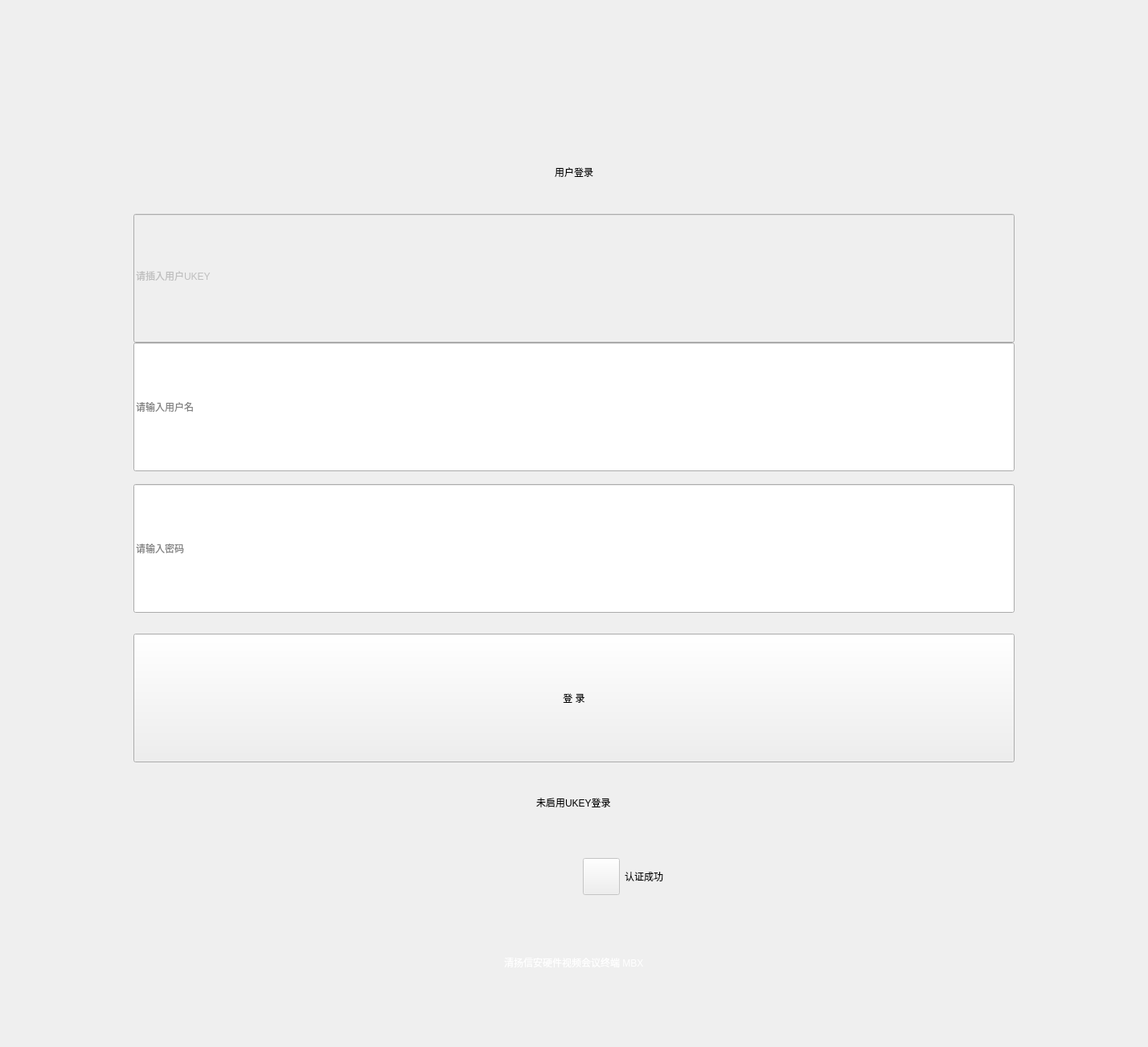
<?xml version="1.0" encoding="UTF-8"?>
<ui version="4.0">
 <class>CUserLoginClass</class>
 <widget class="QWidget" name="CUserLoginClass">
  <property name="geometry">
   <rect>
    <x>0</x>
    <y>0</y>
    <width>1428</width>
    <height>1302</height>
   </rect>
  </property>
  <property name="windowTitle">
   <string>CUserLogin</string>
  </property>
  <property name="styleSheet">
   <string notr="true"/>
  </property>
  <property name="windowFilePath">
   <string/>
  </property>
  <layout class="QHBoxLayout" name="horizontalLayout_2">
   <property name="spacing">
    <number>0</number>
   </property>
   <property name="leftMargin">
    <number>0</number>
   </property>
   <property name="topMargin">
    <number>0</number>
   </property>
   <property name="rightMargin">
    <number>0</number>
   </property>
   <property name="bottomMargin">
    <number>0</number>
   </property>
   <item>
    <widget class="QWidget" name="winWidget" native="true">
     <property name="styleSheet">
      <string notr="true"/>
     </property>
     <layout class="QHBoxLayout" name="horizontalLayout">
      <property name="spacing">
       <number>0</number>
      </property>
      <property name="leftMargin">
       <number>0</number>
      </property>
      <property name="topMargin">
       <number>0</number>
      </property>
      <property name="rightMargin">
       <number>0</number>
      </property>
      <property name="bottomMargin">
       <number>0</number>
      </property>
      <item>
       <widget class="QWidget" name="bodywidget" native="true">
        <property name="bottomskin" stdset="0">
         <bool>true</bool>
        </property>
        <layout class="QVBoxLayout" name="verticalLayout_3">
         <property name="spacing">
          <number>5</number>
         </property>
         <property name="leftMargin">
          <number>72</number>
         </property>
         <property name="topMargin">
          <number>90</number>
         </property>
         <property name="rightMargin">
          <number>72</number>
         </property>
         <property name="bottomMargin">
          <number>20</number>
         </property>
         <item alignment="Qt::AlignHCenter">
          <widget class="QWidget" name="widget_2" native="true">
           <property name="minimumSize">
            <size>
             <width>1284</width>
             <height>1040</height>
            </size>
           </property>
           <property name="maximumSize">
            <size>
             <width>1284</width>
             <height>1040</height>
            </size>
           </property>
           <layout class="QVBoxLayout" name="verticalLayout">
            <property name="bottomMargin">
             <number>0</number>
            </property>
            <item alignment="Qt::AlignHCenter">
             <widget class="QLabel" name="lab_title">
              <property name="styleSheet">
               <string notr="true"/>
              </property>
              <property name="text">
               <string>用户登录</string>
              </property>
             </widget>
            </item>
            <item alignment="Qt::AlignHCenter">
             <widget class="QWidget" name="widget_3" native="true">
              <property name="styleSheet">
               <string notr="true">background:none</string>
              </property>
              <layout class="QVBoxLayout" name="verticalLayout_2">
               <property name="spacing">
                <number>0</number>
               </property>
               <property name="leftMargin">
                <number>0</number>
               </property>
               <property name="topMargin">
                <number>10</number>
               </property>
               <property name="rightMargin">
                <number>0</number>
               </property>
               <property name="bottomMargin">
                <number>0</number>
               </property>
               <item>
                <widget class="QWidget" name="widget_5" native="true">
                 <layout class="QHBoxLayout" name="horizontalLayout_4">
                  <property name="spacing">
                   <number>0</number>
                  </property>
                  <property name="leftMargin">
                   <number>0</number>
                  </property>
                  <property name="topMargin">
                   <number>0</number>
                  </property>
                  <property name="rightMargin">
                   <number>0</number>
                  </property>
                  <property name="bottomMargin">
                   <number>0</number>
                  </property>
                  <item>
                   <widget class="QLineEdit" name="editUkey">
                    <property name="enabled">
                     <bool>false</bool>
                    </property>
                    <property name="minimumSize">
                     <size>
                      <width>1096</width>
                      <height>160</height>
                     </size>
                    </property>
                    <property name="maximumSize">
                     <size>
                      <width>1096</width>
                      <height>160</height>
                     </size>
                    </property>
                    <property name="text">
                     <string>请插入用户UKEY</string>
                    </property>
                    <property name="echoMode">
                     <enum>QLineEdit::Normal</enum>
                    </property>
                    <property name="dragEnabled">
                     <bool>false</bool>
                    </property>
                   </widget>
                  </item>
                 </layout>
                </widget>
               </item>
               <item>
                <widget class="QLineEdit" name="editUserAccount">
                 <property name="minimumSize">
                  <size>
                   <width>1096</width>
                   <height>160</height>
                  </size>
                 </property>
                 <property name="maximumSize">
                  <size>
                   <width>1096</width>
                   <height>160</height>
                  </size>
                 </property>
                 <property name="placeholderText">
                  <string>请输入用户名</string>
                 </property>
                </widget>
               </item>
              </layout>
             </widget>
            </item>
            <item alignment="Qt::AlignHCenter">
             <widget class="QWidget" name="widget_4" native="true">
              <property name="styleSheet">
               <string notr="true">background:none</string>
              </property>
              <layout class="QHBoxLayout" name="horizontalLayout_6">
               <property name="spacing">
                <number>0</number>
               </property>
               <property name="leftMargin">
                <number>0</number>
               </property>
               <property name="topMargin">
                <number>10</number>
               </property>
               <property name="rightMargin">
                <number>0</number>
               </property>
               <property name="bottomMargin">
                <number>0</number>
               </property>
               <item>
                <widget class="QLineEdit" name="editPassword">
                 <property name="minimumSize">
                  <size>
                   <width>1096</width>
                   <height>160</height>
                  </size>
                 </property>
                 <property name="maximumSize">
                  <size>
                   <width>1096</width>
                   <height>160</height>
                  </size>
                 </property>
                 <property name="text">
                  <string/>
                 </property>
                 <property name="echoMode">
                  <enum>QLineEdit::PasswordEchoOnEdit</enum>
                 </property>
                 <property name="placeholderText">
                  <string>请输入密码</string>
                 </property>
                </widget>
               </item>
              </layout>
             </widget>
            </item>
            <item alignment="Qt::AlignHCenter">
             <widget class="QWidget" name="widget" native="true">
              <property name="styleSheet">
               <string notr="true">background:none</string>
              </property>
              <layout class="QVBoxLayout" name="verticalLayout_4">
               <property name="spacing">
                <number>0</number>
               </property>
               <property name="leftMargin">
                <number>0</number>
               </property>
               <property name="topMargin">
                <number>20</number>
               </property>
               <property name="rightMargin">
                <number>0</number>
               </property>
               <property name="bottomMargin">
                <number>0</number>
               </property>
               <item>
                <widget class="QPushButton" name="loginUserBtn">
                 <property name="minimumSize">
                  <size>
                   <width>1096</width>
                   <height>160</height>
                  </size>
                 </property>
                 <property name="maximumSize">
                  <size>
                   <width>1096</width>
                   <height>160</height>
                  </size>
                 </property>
                 <property name="styleSheet">
                  <string notr="true"/>
                 </property>
                 <property name="text">
                  <string>登 录</string>
                 </property>
                </widget>
               </item>
               <item>
                <widget class="QWidget" name="ukeyStatuswidget" native="true">
                 <property name="minimumSize">
                  <size>
                   <width>0</width>
                   <height>100</height>
                  </size>
                 </property>
                 <property name="maximumSize">
                  <size>
                   <width>1096</width>
                   <height>16777215</height>
                  </size>
                 </property>
                 <layout class="QHBoxLayout" name="horizontalLayout_5">
                  <property name="spacing">
                   <number>0</number>
                  </property>
                  <property name="leftMargin">
                   <number>0</number>
                  </property>
                  <property name="topMargin">
                   <number>0</number>
                  </property>
                  <property name="rightMargin">
                   <number>0</number>
                  </property>
                  <property name="bottomMargin">
                   <number>0</number>
                  </property>
                  <item alignment="Qt::AlignHCenter">
                   <widget class="QLabel" name="ukeyStatus">
                    <property name="text">
                     <string>未启用UKEY登录</string>
                    </property>
                   </widget>
                  </item>
                 </layout>
                </widget>
               </item>
              </layout>
             </widget>
            </item>
            <item>
             <widget class="QWidget" name="widget_1" native="true">
              <property name="minimumSize">
               <size>
                <width>64</width>
                <height>64</height>
               </size>
              </property>
              <property name="maximumSize">
               <size>
                <width>16777215</width>
                <height>16777215</height>
               </size>
              </property>
              <property name="styleSheet">
               <string notr="true">background:none;</string>
              </property>
              <layout class="QHBoxLayout" name="horizontalLayout_3">
               <property name="spacing">
                <number>0</number>
               </property>
               <property name="leftMargin">
                <number>0</number>
               </property>
               <property name="topMargin">
                <number>0</number>
               </property>
               <property name="rightMargin">
                <number>0</number>
               </property>
               <property name="bottomMargin">
                <number>0</number>
               </property>
               <item>
                <widget class="QWidget" name="widget_7" native="true">
                 <layout class="QHBoxLayout" name="horizontalLayout_8">
                  <property name="spacing">
                   <number>0</number>
                  </property>
                  <property name="leftMargin">
                   <number>0</number>
                  </property>
                  <property name="topMargin">
                   <number>0</number>
                  </property>
                  <property name="rightMargin">
                   <number>0</number>
                  </property>
                  <property name="bottomMargin">
                   <number>0</number>
                  </property>
                  <item alignment="Qt::AlignRight">
                   <widget class="QLabel" name="ukey_img">
                    <property name="minimumSize">
                     <size>
                      <width>64</width>
                      <height>64</height>
                     </size>
                    </property>
                    <property name="maximumSize">
                     <size>
                      <width>64</width>
                      <height>64</height>
                     </size>
                    </property>
                    <property name="sizeIncrement">
                     <size>
                      <width>0</width>
                      <height>0</height>
                     </size>
                    </property>
                    <property name="text">
                     <string/>
                    </property>
                   </widget>
                  </item>
                 </layout>
                </widget>
               </item>
               <item>
                <widget class="QWidget" name="widget_6" native="true">
                 <layout class="QHBoxLayout" name="horizontalLayout_7">
                  <item alignment="Qt::AlignVCenter">
                   <widget class="QPushButton" name="lab_img2">
                    <property name="enabled">
                     <bool>false</bool>
                    </property>
                    <property name="minimumSize">
                     <size>
                      <width>46</width>
                      <height>46</height>
                     </size>
                    </property>
                    <property name="maximumSize">
                     <size>
                      <width>46</width>
                      <height>46</height>
                     </size>
                    </property>
                    <property name="text">
                     <string/>
                    </property>
                   </widget>
                  </item>
                  <item alignment="Qt::AlignVCenter">
                   <widget class="QLabel" name="label_status">
                    <property name="text">
                     <string>认证成功</string>
                    </property>
                   </widget>
                  </item>
                 </layout>
                </widget>
               </item>
              </layout>
             </widget>
            </item>
            <item alignment="Qt::AlignHCenter|Qt::AlignBottom">
             <widget class="QWidget" name="widget_8" native="true">
              <layout class="QHBoxLayout" name="horizontalLayout_9">
               <property name="spacing">
                <number>0</number>
               </property>
               <property name="leftMargin">
                <number>0</number>
               </property>
               <property name="topMargin">
                <number>0</number>
               </property>
               <property name="rightMargin">
                <number>0</number>
               </property>
               <property name="bottomMargin">
                <number>0</number>
               </property>
               <item>
                <widget class="QLabel" name="prodName">
                 <property name="styleSheet">
                  <string notr="true">color:#fff</string>
                 </property>
                 <property name="text">
                  <string>清扬信安硬件视频会议终端 MBX</string>
                 </property>
                </widget>
               </item>
              </layout>
             </widget>
            </item>
           </layout>
          </widget>
         </item>
        </layout>
       </widget>
      </item>
     </layout>
    </widget>
   </item>
  </layout>
 </widget>
 <layoutdefault spacing="6" margin="11"/>
 <resources/>
 <connections/>
</ui>
